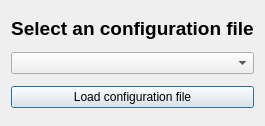
<?xml version="1.0" encoding="UTF-8"?>
<ui version="4.0">
 <class>LoadConfigLayout</class>
 <widget class="QDialog" name="LoadConfigLayout">
  <property name="geometry">
   <rect>
    <x>0</x>
    <y>0</y>
    <width>261</width>
    <height>126</height>
   </rect>
  </property>
  <property name="windowTitle">
   <string>Dialog</string>
  </property>
  <property name="modal">
   <bool>true</bool>
  </property>
  <layout class="QVBoxLayout" name="verticalLayout">
   <item>
    <widget class="QLabel" name="titleLabel">
     <property name="sizePolicy">
      <sizepolicy hsizetype="Preferred" vsizetype="Fixed">
       <horstretch>0</horstretch>
       <verstretch>0</verstretch>
      </sizepolicy>
     </property>
     <property name="font">
      <font>
       <family>Liberation Sans</family>
       <pointsize>14</pointsize>
       <weight>75</weight>
       <bold>true</bold>
      </font>
     </property>
     <property name="text">
      <string>Select an configuration file</string>
     </property>
     <property name="alignment">
      <set>Qt::AlignCenter</set>
     </property>
    </widget>
   </item>
   <item>
    <widget class="QComboBox" name="comboBox"/>
   </item>
   <item>
    <widget class="QPushButton" name="loadButton">
     <property name="text">
      <string>Load configuration file</string>
     </property>
    </widget>
   </item>
  </layout>
 </widget>
 <resources/>
 <connections/>
</ui>
